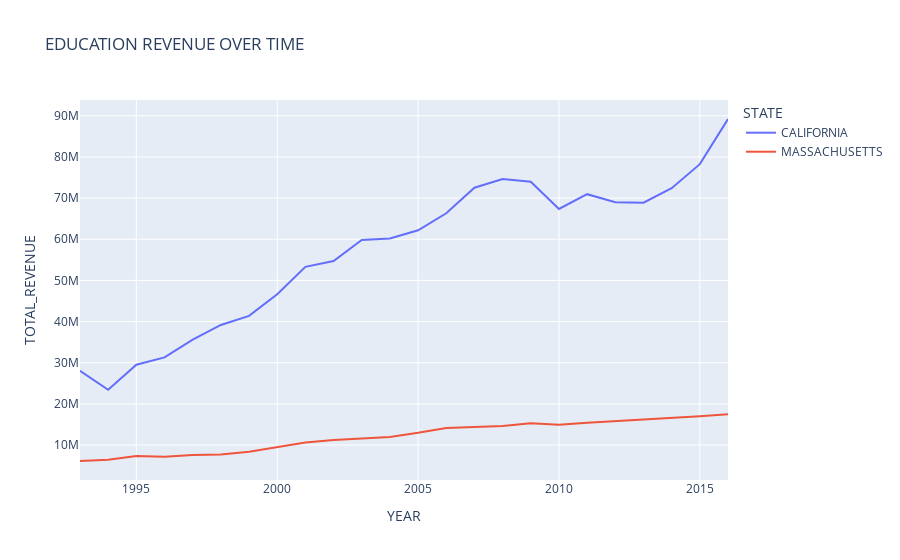

Write notebook code for a chart like this one.
### Code cell
# multiple line charts

px.line(
    education
    .query("1992 < YEAR < 2017 and STATE in ['CALIFORNIA','MASSACHUSETTS'] ")
    .groupby(['YEAR','STATE'], as_index=False).sum(),
    x='YEAR',
    y='TOTAL_REVENUE',
    color='STATE',
    title='EDUCATION REVENUE OVER TIME'
)

### Figure 1 — Plotly figure (JSON) as saved in the notebook; plotly's stock layout.template omitted (floating-point values rounded to 4 significant figures)
{"data": [{"hovertemplate": "STATE=CALIFORNIA<br>YEAR=%{x}<br>TOTAL_REVENUE=%{y}<extra></extra>", "legendgroup": "CALIFORNIA", "line": {"color": "#636efa", "dash": "solid"}, "marker": {"symbol": "circle"}, "mode": "lines", "name": "CALIFORNIA", "orientation": "v", "showlegend": true, "type": "scatter", "x": [1993, 1994, 1995, 1996, 1997, 1998, 1999, 2000, 2001, 2002, 2003, 2004, 2005, 2006, 2007, 2008, 2009, 2010, 2011, 2012, 2013, 2014, 2015, 2016], "xaxis": "x", "y": [28043338, 23440845, 29512214, 31282981, 35614934, 39183018, 41393435, 46628207, 53288943, 54727056, 59815855, 60162326, 62171797, 66302860, 72516936, 74626928, 73958896, 67356719, 70953331, 69016392, 68868516, 72389126, 78248042, 89217262], "yaxis": "y"}, {"hovertemplate": "STATE=MASSACHUSETTS<br>YEAR=%{x}<br>TOTAL_REVENUE=%{y}<extra></extra>", "legendgroup": "MASSACHUSETTS", "line": {"color": "#EF553B", "dash": "solid"}, "marker": {"symbol": "circle"}, "mode": "lines", "name": "MASSACHUSETTS", "orientation": "v", "showlegend": true, "type": "scatter", "x": [1993, 1994, 1995, 1996, 1997, 1998, 1999, 2000, 2001, 2002, 2003, 2004, 2005, 2006, 2007, 2008, 2009, 2010, 2011, 2012, 2013, 2014, 2015, 2016], "xaxis": "x", "y": [6121612, 6410757, 7326904, 7129757, 7585624, 7726497, 8388120, 9464271, 10613329, 11217085, 11591832, 11979937, 12976279, 14160242, 14407777, 14633578, 15298022, 14919763, 15396681, 15763456, 16114783, 16609204, 16985185, 17484704], "yaxis": "y"}], "layout": {"legend": {"title": {"text": "STATE"}, "tracegroupgap": 0}, "title": {"text": "EDUCATION REVENUE OVER TIME"}, "xaxis": {"anchor": "y", "domain": [0, 1], "title": {"text": "YEAR"}}, "yaxis": {"anchor": "x", "domain": [0, 1], "title": {"text": "TOTAL_REVENUE"}}}}
